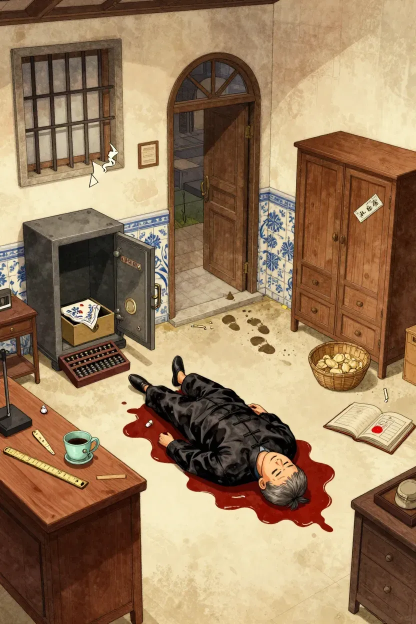
#> input picture projects/harbour-casebook/.art-source/scenes-raw/case1_pawnshop.webp, 832 x 1248 px, found by its file name (shown at 1/2 size)
$ python repaint_scene1.py
#> lines starting #> are read from the running program, lines starting #| are printed output that depends on the picture; after the words box and inside, x2 and y2 are one past the last pixel; in counts of white or black regions, pixels touching at a corner belong together
import cv2
import numpy as np
from PIL import Image, ImageDraw, ImageFilter
import math

def repaint_pawnshop():
    # 1. Load raw plate
    raw_pil = Image.open('.art-source/scenes-raw/case1_pawnshop.webp').convert('RGB')
#> raw_pil is the input picture: PIL image 832x1248 RGB; mean R, G, B 153.1, 125, 94
    w, h = raw_pil.size
#> w = 832; h = 1248
    img_np = np.array(raw_pil)
    bgr = cv2.cvtColor(img_np, cv2.COLOR_RGB2BGR)

    # 2. Inpaint-remove the blue document/sticker from the corpse head at (0.64*w, 0.78*h)
    mask = np.zeros(img_np.shape[:2], dtype=np.uint8)
    # Mask blue pixels in the victim head neighborhood
    blue_cond = (bgr[:, :, 0].astype(int) - bgr[:, :, 2].astype(int) > 15) & (bgr[:, :, 0].astype(int) - bgr[:, :, 1].astype(int) > 5)
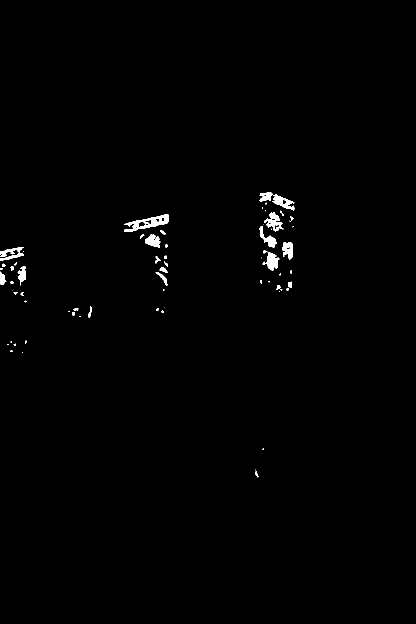
#> blue_cond: shape (1248, 832) bool (shown at 1/2 size); 0.73% white; 66 white regions (30 under 20 px), largest, box (x1, y1, x2, y2) and area: (248, 428, 337, 464) 1240, (528, 424, 567, 463) 668, (525, 501, 559, 542) 668
    mask[int(h*0.72):int(h*0.84), int(w*0.56):int(w*0.72)] = blue_cond[int(h*0.72):int(h*0.84), int(w*0.56):int(w*0.72)] * 255
#> mask: shape (1248, 832); 0% white; 3 white regions (2 under 20 px), largest, box (x1, y1, x2, y2) and area: (511, 941, 517, 955) 40
    kernel = cv2.getStructuringElement(cv2.MORPH_ELLIPSE, (7, 7))
    mask = cv2.dilate(mask, kernel)
#> mask: shape (1248, 832); 0.02% white; 2 white regions, box (x1, y1, x2, y2) and area: (507, 936, 520, 958) 177, (521, 895, 531, 903) 56
    bgr_clean = cv2.inpaint(bgr, mask, inpaintRadius=9, flags=cv2.INPAINT_TELEA)

    # 3. Painterly edge softening (eliminate harsh comic black lines)
    smooth = cv2.bilateralFilter(bgr_clean, d=7, sigmaColor=50, sigmaSpace=50)

    # 3. Noir Chiaroscuro & Warm Lamp Lighting
    # Convert to float [0, 1]
    norm = smooth.astype(np.float32) / 255.0

    # Directional warm overhead lamp lighting map:
    # Center lamp hanging from ceiling at (x: 0.42*w, y: 0.18*h)
    lx, ly = 0.42 * w, 0.18 * h
#> lx = 349.4; ly = 224.6
    y_coords, x_coords = np.ogrid[:h, :w]
#> y_coords = 1248 values from 0 to 1247
    # Elliptical distance (wider horizontally, stretches downward)
    dist = np.sqrt(((x_coords - lx) / (w * 0.55))**2 + ((y_coords - ly) / (h * 0.70))**2)
    # Lamp vignette intensity: 1.0 at center, falling to 0.45 at edges/corners
    lamp_falloff = np.clip(1.0 - 0.55 * (dist ** 1.3), 0.35, 1.0)

    # Shadows: Deep rich chiaroscuro S-curve
    # Power curve to crush muddy midtone comic flat look into rich deep shadows
    graded = np.power(norm, 1.35)

    # Warm amber color grade: boost Red and Green slightly in lit areas, deep cool espresso in shadows
    # BGR order
    graded[:, :, 0] *= (0.75 * lamp_falloff + 0.15) # Blue: cool in shadows
    graded[:, :, 1] *= (0.95 * lamp_falloff + 0.05) # Green: warm
    graded[:, :, 2] *= (1.15 * lamp_falloff + 0.05) # Red: warm amber
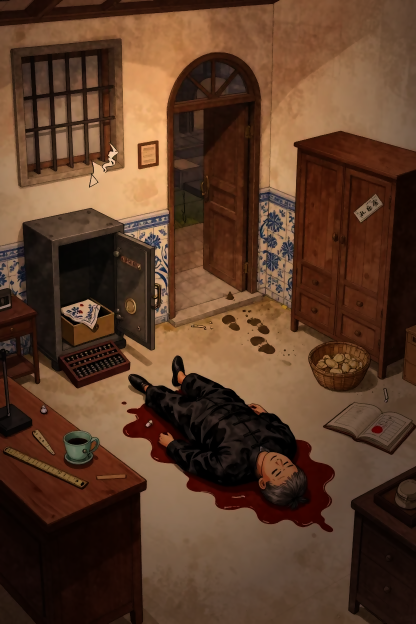
#> graded: shape (1248, 832, 3) float32 (shown at 1/2 size); mean B, G, R 0.177, 0.262, 0.395; drawn with min black and max white

    # Scale to match desk_hub target luminance (mean LAB L ~ 48-52)
    graded = np.clip(graded * 0.72, 0, 1.0)
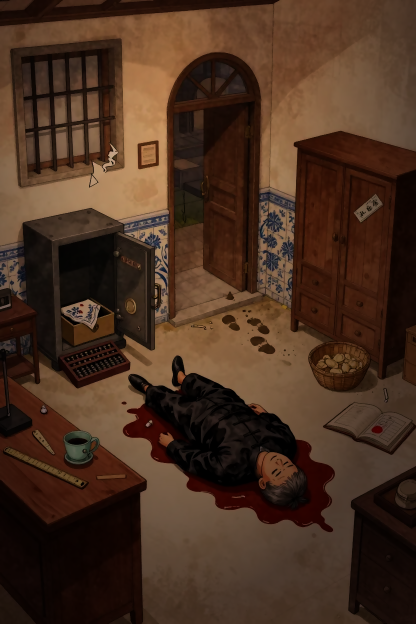
#> graded: shape (1248, 832, 3) float32 (shown at 1/2 size); mean B, G, R 0.127, 0.189, 0.285
    res_bgr = (graded * 255.0).astype(np.uint8)

    # Convert back to PIL
    res_rgb = cv2.cvtColor(res_bgr, cv2.COLOR_BGR2RGB)
    canvas = Image.fromarray(res_rgb)
    draw = ImageDraw.Draw(canvas, 'RGBA')

    # 4. Paint In-World Physical Clues

    # A. Natural Pearl Earring at (w*0.39, h*0.47)
    # Pearl center: x = 0.39*w = 324.5, y = 0.47*h = 586.6
    ex, ey = int(w * 0.39), int(h * 0.47)
#> ex = 324; ey = 586
    # Ambient shadow under pearl
    draw.ellipse([ex - 12, ey + 4, ex + 14, ey + 12], fill=(15, 12, 10, 180))
    # Gold filigree setting / cap
    draw.polygon([(ex - 5, ey - 10), (ex + 7, ey - 10), (ex + 9, ey - 4), (ex - 7, ey - 4)], fill=(185, 145, 65, 255))
    draw.ellipse([ex - 4, ey - 14, ex + 6, ey - 8], outline=(150, 115, 45, 255), width=2)
    # Luminous pearl body (radius ~8px)
    for r in range(9, 0, -1):
        alpha = int(255 * (r / 9.0))
        # Warm ivory pearl gradient
        val = int(245 - (9 - r) * 6)
        draw.ellipse([ex - r + 1, ey - r + 1, ex + r + 1, ey + r + 1], fill=(val, val - 8, val - 18, 255))
    # Delicate nacre highlight on top-left
    draw.ellipse([ex - 4, ey - 4, ex, ey], fill=(255, 255, 250, 240))

    # B. Celadon Teacup & Brass Ruler on Desk at (w*0.23, h*0.74)
    tx, ty = int(w * 0.23), int(h * 0.74)
#> tx = 191; ty = 923
    # Teacup shadow
    draw.ellipse([tx - 18, ty + 10, tx + 22, ty + 20], fill=(18, 14, 10, 170))
    # Celadon porcelain body (soft jade green)
    draw.ellipse([tx - 16, ty - 12, tx + 18, ty + 14], fill=(125, 155, 142, 255), outline=(75, 100, 90, 255), width=2)
    # Inner cup depression (dark tea inside)
    draw.ellipse([tx - 12, ty - 8, tx + 14, ty + 8], fill=(65, 45, 25, 255), outline=(105, 135, 122, 255), width=1)
    # Pale tea surface
    draw.ellipse([tx - 10, ty - 6, tx + 12, ty + 6], fill=(55, 38, 22, 255))
    # Rose lipstick mark on upper rim
    draw.arc([tx + 4, ty - 13, tx + 15, ty - 5], start=220, end=330, fill=(180, 50, 60, 230), width=3)
    # Brass ruler beside cup
    rx, ry = tx + 24, ty - 18
#> rx = 215; ry = 905
    draw.polygon([(rx, ry), (rx + 10, ry - 3), (rx + 22, ry + 42), (rx + 12, ry + 45)], fill=(195, 155, 65, 255), outline=(135, 100, 35, 255))
    # Brass tick marks
    for k in range(6):
        draw.line([(rx + 2 + k*2, ry + 5 + k*6), (rx + 7 + k*2, ry + 4 + k*6)], fill=(95, 70, 25, 200), width=1)

    # C. Bloodstained Rosewood Abacus at (w*0.35, h*0.58)
    ax, ay = int(w * 0.35), int(h * 0.58)
#> ax = 291; ay = 723
    # Drop shadow
    draw.rectangle([ax - 28, ay - 14, ax + 32, ay + 20], fill=(15, 12, 10, 160))
    # Rosewood dark frame
    draw.rectangle([ax - 26, ay - 16, ax + 28, ay + 18], fill=(55, 25, 18, 255), outline=(25, 10, 6, 255), width=2)
    # Inner divider beam
    draw.line([(ax - 24, ay - 4), (ax + 26, ay - 4)], fill=(35, 15, 10, 255), width=2)
    # Counting rods and beads
    for col in range(7):
        cx = ax - 20 + col * 7
        draw.line([(cx, ay - 14), (cx, ay + 16)], fill=(120, 95, 60, 220), width=1)
        # Upper bead (1 bead)
        draw.ellipse([cx - 2, ay - 12, cx + 2, ay - 7], fill=(85, 45, 30, 255))
        # Lower beads (2-3 beads)
        draw.ellipse([cx - 2, ay, cx + 2, ay + 5], fill=(85, 45, 30, 255))
        draw.ellipse([cx - 2, ay + 7, cx + 2, ay + 12], fill=(85, 45, 30, 255))
    # Dark congealed blood spatter on abacus corner
    draw.ellipse([ax + 12, ay - 18, ax + 26, ay - 2], fill=(95, 18, 14, 210))
    draw.ellipse([ax + 18, ay - 8, ax + 28, ay + 4], fill=(75, 14, 10, 220))

    # D. Muddy Boot Impressions at (w*0.50, h*0.54)
    fx, fy = int(w * 0.50), int(h * 0.54)
    # Print 1 (heel + sole)
    draw.ellipse([fx - 6, fy - 12, fx + 6, fy], fill=(30, 24, 18, 170))
    draw.ellipse([fx - 5, fy + 4, fx + 5, fy + 12], fill=(30, 24, 18, 170))
    # Print 2 (offset)
    draw.ellipse([fx + 12, fy - 4, fx + 24, fy + 8], fill=(28, 22, 16, 160))
    draw.ellipse([fx + 13, fy + 12, fx + 23, fy + 20], fill=(28, 22, 16, 160))

    # E. Sulfur Matchstick at (w*0.63, h*0.49)
    mx, my = int(w * 0.63), int(h * 0.49)
    # Wooden stick
    draw.line([(mx - 10, my - 6), (mx + 8, my + 5)], fill=(160, 135, 95, 230), width=2)
    # Red sulfur head
    draw.ellipse([mx - 14, my - 9, mx - 8, my - 3], fill=(165, 35, 25, 255))
    # Charred tip
    draw.point((mx - 11, my - 6), fill=(40, 20, 15, 255))

    # F. Open Accounting Ledger on the Floor at (w*0.76, h*0.68)
    # Well away from the corpse head at (0.64, 0.78)
    bx, by = int(w * 0.76), int(h * 0.68)
    # Ambient shadow under open book
    draw.polygon([(bx - 46, by - 24), (bx + 48, by - 24), (bx + 52, by + 30), (bx - 42, by + 30)], fill=(15, 12, 10, 180))
    # Left page (cream aged Xuan paper)
    draw.polygon([(bx - 42, by - 22), (bx - 2, by - 20), (bx - 2, by + 26), (bx - 40, by + 24)], fill=(228, 216, 188, 255), outline=(130, 105, 75, 255))
    # Right page
    draw.polygon([(bx + 2, by - 20), (bx + 44, by - 22), (bx + 42, by + 24), (bx + 2, by + 26)], fill=(225, 212, 184, 255), outline=(130, 105, 75, 255))
    # Center binding spine / stitching
    draw.line([(bx, by - 21), (bx, by + 27)], fill=(75, 55, 35, 255), width=2)
    for s in [-12, -4, 4, 12, 20]:
        draw.line([(bx - 3, by + s), (bx + 3, by + s)], fill=(45, 30, 18, 255), width=1)
    # Vertical vermilion accounting rule columns (紅格帳線)
    for col in range(4):
        # Left page red columns
        draw.line([(bx - 36 + col * 8, by - 18), (bx - 36 + col * 8, by + 22)], fill=(195, 95, 80, 140), width=1)
        # Right page red columns
        draw.line([(bx + 10 + col * 8, by - 18), (bx + 10 + col * 8, by + 22)], fill=(195, 95, 80, 140), width=1)
    # Black ink calligraphy entries (tiny brush ticks)
    for row in range(3):
        draw.line([(bx - 34, by - 12 + row * 10), (bx - 30, by - 12 + row * 10)], fill=(35, 28, 22, 200), width=1)
        draw.line([(bx - 26, by - 10 + row * 10), (bx - 22, by - 10 + row * 10)], fill=(35, 28, 22, 200), width=1)
        draw.line([(bx + 12, by - 12 + row * 10), (bx + 16, by - 12 + row * 10)], fill=(35, 28, 22, 200), width=1)
        draw.line([(bx + 20, by - 10 + row * 10), (bx + 24, by - 10 + row * 10)], fill=(35, 28, 22, 200), width=1)
    # Cinnabar seal mark on right page
    draw.rectangle([bx + 26, by + 8, bx + 36, by + 18], outline=(175, 45, 30, 220), width=1)
    draw.rectangle([bx + 28, by + 10, bx + 34, by + 16], fill=(175, 45, 30, 180))

    # 5. Clean any artifact on the corpse head at (0.64*w, 0.78*h)
    # Paint natural dark hair, skull curvature, and congealed blood pool seamlessly
    ch_x, ch_y = int(w * 0.64), int(h * 0.78)
    # Deep shadow and dark hair
    draw.ellipse([ch_x - 30, ch_y - 25, ch_x + 35, ch_y + 30], fill=(22, 16, 12, 230))
    # Hair strands and shadow
    draw.ellipse([ch_x - 24, ch_y - 20, ch_x + 28, ch_y + 24], fill=(16, 12, 10, 240))
    # Dark congealed blood pool around back of skull
    draw.ellipse([ch_x + 8, ch_y + 4, ch_x + 42, ch_y + 36], fill=(55, 12, 10, 210))
    draw.ellipse([ch_x + 14, ch_y + 12, ch_x + 36, ch_y + 30], fill=(42, 8, 8, 230))

    # 6. Apply fine film grain matching desk_hub
    grain_img = Image.open('assets/ui/film_grain.webp').convert('RGB')
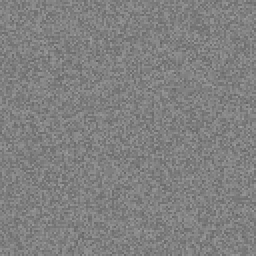
#> input picture projects/harbour-casebook/assets/ui/film_grain.webp, 128 x 128 px, found by its file name (shown 2 times larger)
#> grain_img is the input picture: PIL image 128x128 RGB; min 98, max 160, mean 128.2
    grain_resized = grain_img.resize((w, h), Image.Resampling.BILINEAR)
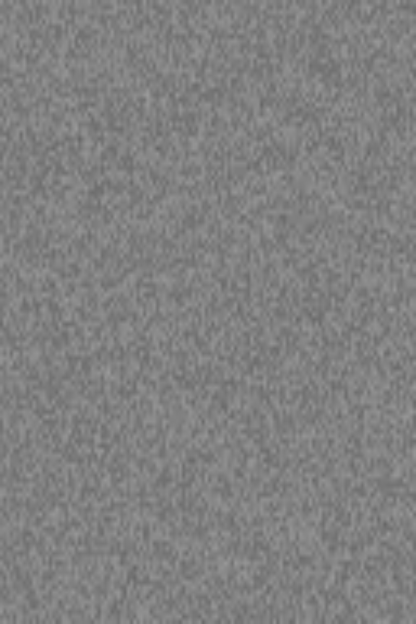
#> grain_resized: PIL image 832x1248 RGB (shown at 1/2 size); min 99, max 158, mean 128.2
    # Blend grain subtly (opacity ~12%)
    final_canvas = Image.blend(canvas, grain_resized, 0.08)

    # 7. Save outputs
    final_canvas.save('assets/scenes/case1_pawnshop.webp', 'WEBP', quality=90)
    final_canvas.save('assets/scenes/case1_pawnshop.jpg', 'JPEG', quality=90)

    # Also update epilogue_vignette.webp (crop around victim on floor)
    crop_epilogue = final_canvas.crop((int(w * 0.20), int(h * 0.45), int(w * 0.85), int(h * 0.90)))
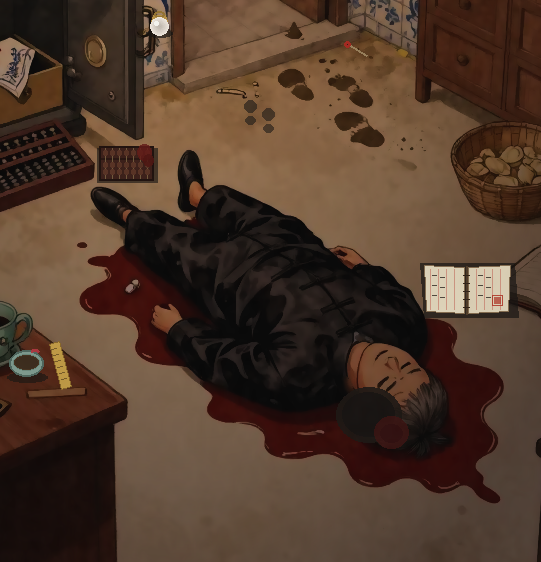
#> crop_epilogue: PIL image 541x562 RGB; mean R, G, B 79, 57.2, 42.7
    crop_epilogue.resize((600, 420), Image.Resampling.LANCZOS).save('assets/ui/epilogue_vignette.webp', 'WEBP', quality=90)
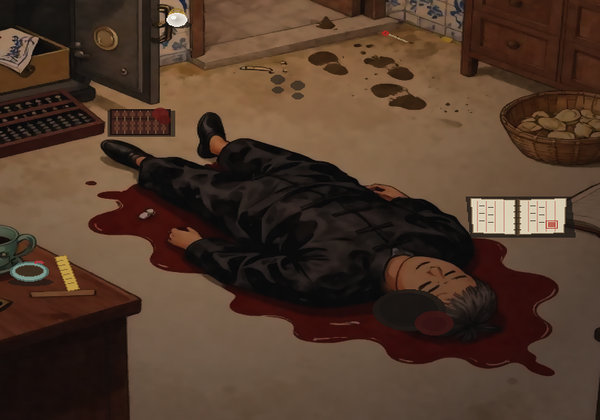
#> saved as epilogue_vignette.webp: PIL image 600x420 RGB; mean R, G, B 79, 57.2, 42.7
    print("Repainted case1_pawnshop and epilogue_vignette successfully!")

def update_desk_and_title_portraits():
    # Update desk_hub.webp and title_key.webp with painted portraits on corkboard
    portraits = {
#> (the run stopped early here; a loop or call above may not have finished)
